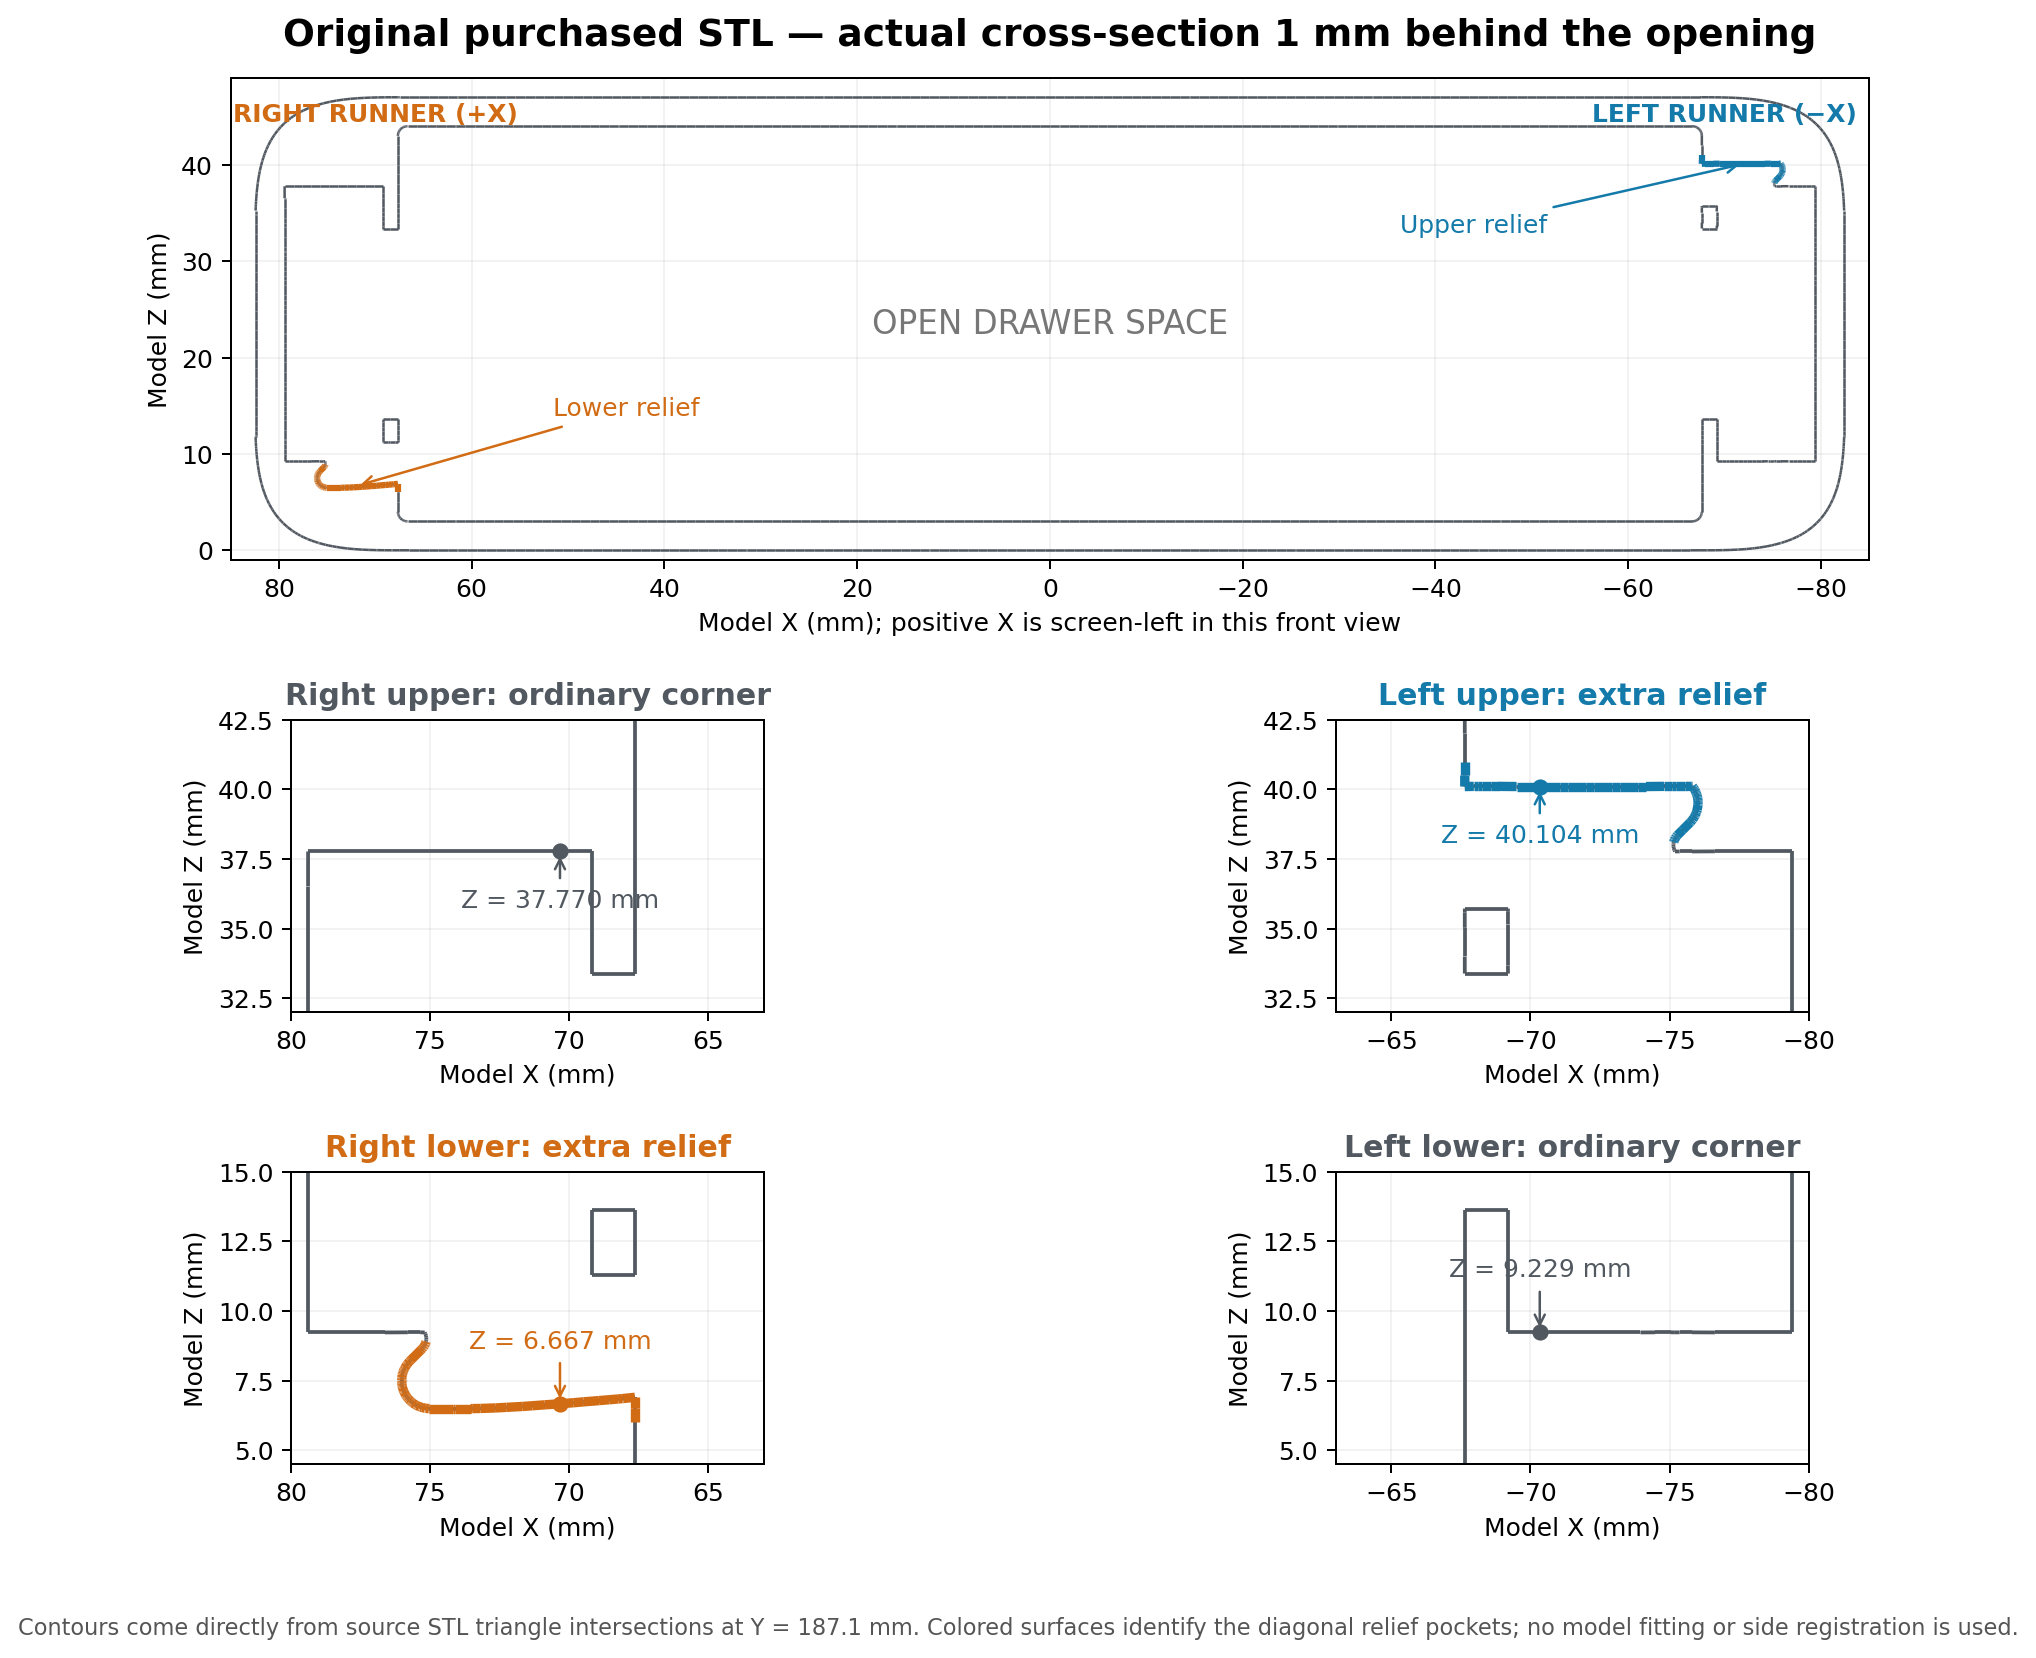

Source code (Python):
"""Plot actual source-STL section through the handed runner mouth pockets."""
from pathlib import Path
import numpy as np
import trimesh
import matplotlib
matplotlib.use('Agg')
import matplotlib.pyplot as plt
from matplotlib.collections import LineCollection
from vault.reference import load_reference, PROJECT_ROOT

Y_SECTION = 187.1
mesh = load_reference()
section = trimesh.intersections.mesh_plane(mesh, [0, 1, 0], [0, Y_SECTION, 0])
segments = section[:, :, [0, 2]]
midpoints = segments.mean(axis=1)
right_pocket = (midpoints[:, 0] > 66) & (midpoints[:, 0] < 77) & (midpoints[:, 1] > 5.7) & (midpoints[:, 1] < 8.9)
left_pocket = (midpoints[:, 0] < -66) & (midpoints[:, 0] > -77) & (midpoints[:, 1] > 38.1) & (midpoints[:, 1] < 41.4)
colors = {'right': '#d16b14', 'left': '#147aaa', 'ordinary': '#515860'}

fig = plt.figure(figsize=(14, 10), facecolor='white')
grid = fig.add_gridspec(3, 2, height_ratios=[1.65, 1, 1], hspace=.45, wspace=.15)
context = fig.add_subplot(grid[0, :])
axes = [context]

def draw(ax, linewidth=1.0):
    ax.add_collection(LineCollection(segments, colors=colors['ordinary'], linewidths=linewidth))
    ax.add_collection(LineCollection(segments[right_pocket], colors=colors['right'], linewidths=linewidth*2.5))
    ax.add_collection(LineCollection(segments[left_pocket], colors=colors['left'], linewidths=linewidth*2.5))
    ax.set_aspect('equal')
    ax.grid(alpha=.16)
    ax.set_xlabel('Model X (mm); positive X is screen-left in this front view')
    ax.set_ylabel('Model Z (mm)')

draw(context)
context.set_xlim(85, -85)
context.set_ylim(-1, 49)
context.set_title('Original purchased STL — actual cross-section 1 mm behind the opening', fontsize=15, weight='bold', pad=13)
context.text(70, 44.5, 'RIGHT RUNNER (+X)', color=colors['right'], ha='center', weight='bold')
context.text(-70, 44.5, 'LEFT RUNNER (−X)', color=colors['left'], ha='center', weight='bold')
context.text(0, 23.5, 'OPEN DRAWER SPACE', ha='center', va='center', color='#777777', fontsize=13)
context.annotate('Lower relief', xy=(72, 6.667), xytext=(44, 14), ha='center', color=colors['right'], arrowprops={'arrowstyle':'->','color':colors['right']})
context.annotate('Upper relief', xy=(-72,40.104), xytext=(-44,33), ha='center', color=colors['left'], arrowprops={'arrowstyle':'->','color':colors['left']})

panels=[
    (1,0,(80,63),(32,42.5),'Right upper: ordinary corner',37.7695266,70.3344,colors['ordinary']),
    (1,1,(-63,-80),(32,42.5),'Left upper: extra relief',40.1039236,-70.3344,colors['left']),
    (2,0,(80,63),(4.5,15),'Right lower: extra relief',6.6665116,70.3344,colors['right']),
    (2,1,(-63,-80),(4.5,15),'Left lower: ordinary corner',9.2294465,-70.3344,colors['ordinary']),
]
for row,col,xlim,ylim,title,z,x,color in panels:
    ax=fig.add_subplot(grid[row,col]);draw(ax,1.5)
    ax.set_xlim(*xlim);ax.set_ylim(*ylim);ax.set_title(title,fontsize=12,color=color,weight='bold')
    ax.set_xlabel('Model X (mm)')
    ax.scatter([x],[z],s=30,c=color,zorder=5)
    text_z=z-2 if row==1 else z+2
    ax.annotate(f'Z = {z:.3f} mm',xy=(x,z),xytext=(x,text_z),ha='center',color=color,arrowprops={'arrowstyle':'->','color':color})
fig.text(.5,.015,'Contours come directly from source STL triangle intersections at Y = 187.1 mm. Colored surfaces identify the diagonal relief pockets; no model fitting or side registration is used.',ha='center',fontsize=9,color='#555555')
out=PROJECT_ROOT/'out/review/mouth_pocket_section.png';out.parent.mkdir(parents=True,exist_ok=True)
fig.savefig(out,dpi=180,bbox_inches='tight')
print(out)
